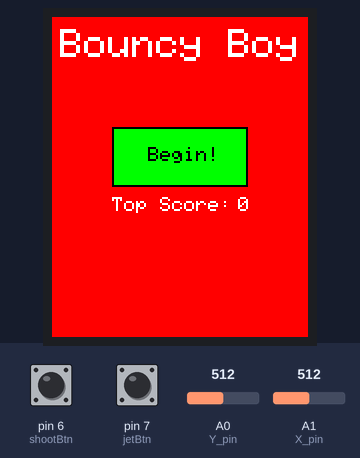
The sketch below on a simulated Arduino Uno, built with avr-gcc and run on an emulated ATmega328P. On the bench: 128×160 colour display. The inputs (shaded band) are chosen by the test bench; at power-on: pin 6 (shootBtn) LOW, A1 (X_pin) = 512, A0 (Y_pin) = 512, pin 7 (jetBtn) LOW. Random numbers use the default seed unless the sketch sets one.

Above: at 1.1 s.
1.2 s: pin 6 (shootBtn) pulled HIGH for 0.15 s
At 1.41 s:
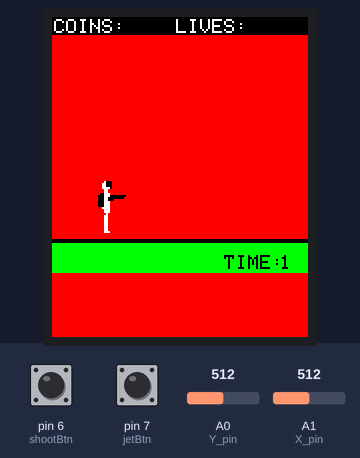
3.7 s: A1 (X_pin) set to 638
5.2 s: A1 (X_pin) set to 668
At 5.51 s:
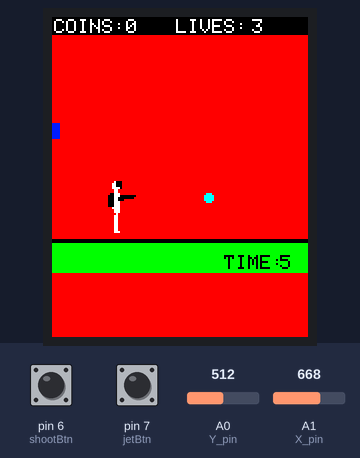
12.7 s: pin 6 (shootBtn) pulled HIGH for 1 s
At 14.04 s:
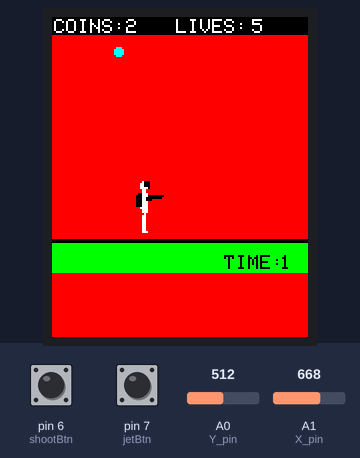
15.2 s: A0 (Y_pin) set to 316
16.7 s: A0 (Y_pin) set to 283
At 17.0 s:
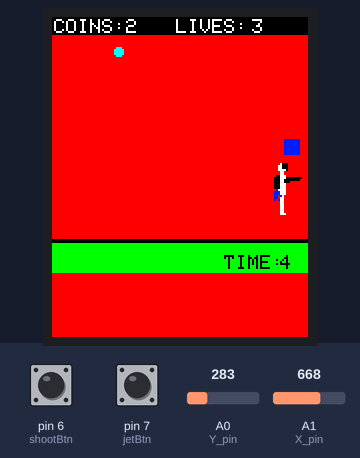
Timing chart, 0 to 19.7 s (numbered marks = the images above; inputs shaded):
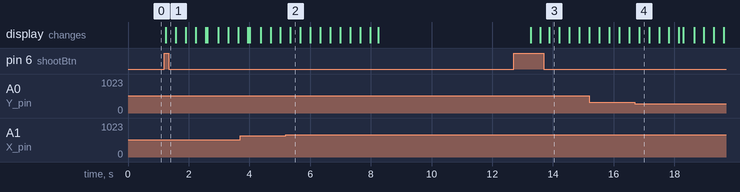

The sketch:

BouncyBoyV1.ino
```cpp
#include <Adafruit_GFX.h>
#include <Adafruit_ST7735.h>
#include <SPI.h>

//Colour constants to be used in the game.
#define BLUE 0xF800
#define BLACK 0x0000
#define WHITE   0xFFFF
#define RED 0x00FF
#define GREEN 0x07E0
#define YELLOW 0x07FF

#define C0 BLUE
#define C1 WHITE
#define C2 BLACK
#define C3 RED
#define C4 RED

#define MENU 1
#define GAME 2
#define DEATH 3

//Initialize the TFT display where 10, 8, 9 correspond to wiring done on the screen.
static Adafruit_ST7735 TFT = Adafruit_ST7735(10, 8, 9);

//2D array to represent the graphics of the player
static unsigned int person[30][20] = {
  {C0,C0,C0,C0,C0,C0,C0,C0,C0,C0,C0,C0,C0,C0,C0,C0,C0,C0,C0,C0},
  {C0,C0,C0,C0,C0,C0,C1,C2,C2,C2,C0,C0,C0,C0,C0,C0,C0,C0,C0,C0},
  {C0,C0,C0,C0,C0,C1,C1,C2,C2,C2,C0,C0,C0,C0,C0,C0,C0,C0,C0,C0},
  {C0,C0,C0,C0,C0,C1,C1,C2,C2,C2,C0,C0,C0,C0,C0,C0,C0,C0,C0,C0},
  {C0,C0,C0,C0,C0,C1,C1,C1,C1,C2,C0,C0,C0,C0,C0,C0,C0,C0,C0,C0},
  {C0,C0,C0,C0,C0,C0,C1,C1,C0,C0,C0,C0,C0,C0,C0,C0,C0,C0,C0,C0},
  {C0,C0,C0,C0,C0,C0,C1,C1,C0,C0,C0,C0,C0,C0,C0,C0,C0,C0,C0,C0},
  {C0,C0,C0,C0,C2,C2,C1,C1,C1,C0,C0,C0,C0,C0,C0,C0,C0,C0,C0,C0},
  {C0,C0,C0,C2,C2,C2,C1,C1,C1,C2,C2,C2,C2,C2,C2,C2,C2,C0,C0,C0},
  {C0,C0,C0,C2,C2,C2,C1,C1,C2,C2,C2,C2,C2,C2,C2,C2,C0,C0,C0,C0},
  {C0,C0,C0,C2,C2,C2,C1,C1,C2,C2,C2,C0,C0,C0,C0,C0,C0,C0,C0,C0},
  {C0,C0,C0,C2,C2,C2,C1,C1,C1,C0,C0,C0,C0,C0,C0,C0,C0,C0,C0,C0},
  {C0,C0,C0,C2,C2,C2,C1,C1,C1,C0,C0,C0,C0,C0,C0,C0,C0,C0,C0,C0},
  {C0,C0,C0,C2,C2,C2,C1,C1,C1,C0,C0,C0,C0,C0,C0,C0,C0,C0,C0,C0},
  {C0,C0,C0,C0,C3,C1,C1,C1,C1,C0,C0,C0,C0,C0,C0,C0,C0,C0,C0,C0},
  {C0,C0,C0,C3,C3,C4,C1,C1,C1,C0,C0,C0,C0,C0,C0,C0,C0,C0,C0,C0},
  {C0,C0,C0,C3,C3,C4,C1,C1,C1,C0,C0,C0,C0,C0,C0,C0,C0,C0,C0,C0},
  {C0,C0,C0,C3,C3,C0,C4,C1,C0,C0,C0,C0,C0,C0,C0,C0,C0,C0,C0,C0},
  {C0,C0,C0,C3,C3,C0,C1,C1,C0,C0,C0,C0,C0,C0,C0,C0,C0,C0,C0,C0},
  {C0,C0,C0,C3,C0,C3,C1,C1,C0,C0,C0,C0,C0,C0,C0,C0,C0,C0,C0,C0},
  {C0,C0,C0,C0,C0,C0,C1,C1,C0,C0,C0,C0,C0,C0,C0,C0,C0,C0,C0,C0},
  {C0,C0,C0,C0,C0,C0,C1,C1,C0,C0,C0,C0,C0,C0,C0,C0,C0,C0,C0,C0},
  {C0,C0,C0,C0,C0,C0,C1,C1,C0,C0,C0,C0,C0,C0,C0,C0,C0,C0,C0,C0},
  {C0,C0,C0,C0,C0,C0,C1,C1,C0,C0,C0,C0,C0,C0,C0,C0,C0,C0,C0,C0},
  {C0,C0,C0,C0,C0,C0,C1,C1,C0,C0,C0,C0,C0,C0,C0,C0,C0,C0,C0,C0},
  {C0,C0,C0,C0,C0,C0,C1,C1,C0,C0,C0,C0,C0,C0,C0,C0,C0,C0,C0,C0},
  {C0,C0,C0,C0,C0,C0,C1,C1,C1,C0,C0,C0,C0,C0,C0,C0,C0,C0,C0,C0},
  {C0,C0,C0,C0,C0,C0,C0,C0,C0,C0,C0,C0,C0,C0,C0,C0,C0,C0,C0,C0},
  {C0,C0,C0,C0,C0,C0,C0,C0,C0,C0,C0,C0,C0,C0,C0,C0,C0,C0,C0,C0},
  {C0,C0,C0,C0,C0,C0,C0,C0,C0,C0,C0,C0,C0,C0,C0,C0,C0,C0,C0,C0}
};

//Important constants for bounds and collisions.
static const int WIDTH = 128;
static const int GROUND = 111;
static const int TOP = 9;

static const int P_WIDTH = 20;
static const int P_HEIGHT = 30;

//Values of the joystick
const int Y_pin = 0; // analog pin connected to X output
const int X_pin = 1; // analog pin connected to Y output

//Values for the two buttons
const int jetBtn = 7;
const int shootBtn = 6;

//This holds what state the game is
//Value is used in main loop to determine what to do
static int gameState = MENU;

//Variables to hold values for the time elapsed since starting a new game
long long int timeStart = millis();
int timeDisplayed = 0;

//Variable to record sesion high score
int topScore = 0;

//Struct to represent the player model
static struct PLAYER {
  int lives = 5;
  int score = 0;
  int x = 20;
  int y = GROUND - P_HEIGHT;
  int velY = 0;
  bool isPowerOn;
} player;

//Struct to represent a bullet (could put in array but arduino will lag too much)
//Stick to only max of one bullet
static struct BULLET {
  int x = 0;
  int y = 0;
  bool isAlive = false;
} bullet;

static struct TARGET {
  int vel = 3;
  int x = 128;
  int y = 50;
  bool isAlive = true;
} target;


static struct BOOST {
  int x = 78;
  int y = 90;
  bool isAlive = true;
} boost;

//Method to draw the player given an x and y, based on the 2D array model
//Draws flames only when player is trying to fly up
void drawPlayer(int x, int y){
  bool fire = false;
  if(analogRead(Y_pin) > 300){
    fire = true;
  }
  for(int i = 0; i < P_HEIGHT; i++){
    for(int k = 0; k < P_WIDTH; k++){
      if(fire){
        if(person[i][k] == C3) TFT.drawPixel(x+k, y+i, BLUE);
        else if(person[i][k] == C4) TFT.drawPixel(x+k, y+i, WHITE);
        else TFT.drawPixel(x+k, y+i, person[i][k]);
      } else TFT.drawPixel(x+k, y+i, person[i][k]);
     }
  }

//Handle leftover pixels when falling down
  if(player.velY > 2)
    TFT.fillRect(player.x, player.y - 5, 20, 5, BLUE);
  else if(player.velY > 1)
    TFT.drawFastHLine(player.x + 5, player.y - 1, 5, BLUE);
   if(isPlayerAbove() == false){TFT.fillRect(player.x+3, player.y-4,6,4,BLUE);}
}

//Method that draws the bullet - called in the bulletUpdate()
//Uses the bullets x and y, needs no params.
void drawBullet(){
  TFT.fillRect(bullet.x - 7, bullet.y, 2, 2, BLUE);
  TFT.fillRect(bullet.x, bullet.y, 2, 2, BLACK);
}

//Method to draw the target.
void drawTarget(){
  TFT.fillRect(target.x + target.vel, target.y, 10, 8, BLUE);
  TFT.fillRect(target.x, target.y, 8, 8, RED);
}

void drawBoost(){
  TFT.fillCircle(boost.x, boost.y, 2, YELLOW);
}

//Returns true if the player is in the air; false otherwise.
bool isPlayerAbove(){
  if(player.y + P_HEIGHT < GROUND) return true;
  return false;
}

//Check all of the bounds to keep the player in the screen
void checkBounds(){
  if(player.x <= 0)
    player.x = 0;
  if(player.x + P_WIDTH >= WIDTH)
    player.x = WIDTH - P_WIDTH;
  if(player.y <= TOP){
    player.y = TOP;
    player.velY = 0;
  }
  if(player.y + P_HEIGHT > GROUND){
    player.y = GROUND - P_HEIGHT;
    player.velY = 0;
  }
}

//***NOTE: Horizontal and Vertical velocity are completely independent of eachother.
void horizontalMovement(){
  if(analogRead(X_pin) < 350){
    player.x += (3 - analogRead(X_pin)/100);
  }
  if(analogRead(X_pin) > 650){
    player.x -= (analogRead(X_pin)/100 - 7);
  }
}

//Work on acceleration downwards.
void verticalMovement(){
   if(isPlayerAbove()){
    if(player.velY > -3 && analogRead(Y_pin) < 300)
      player.velY--;
    else if(player.velY < 4 && analogRead(Y_pin) > 300)
      player.velY++;
   } else {
      if(player.velY > -3 && analogRead(Y_pin) < 300)
        player.velY--;
   }
   delay(15);
   player.y += player.velY;
}

//Function to handle the bullet, handle both when the player shoots, and to delete the bullet from the screen.
void buttonUpdate(){
  bool shot = digitalRead(shootBtn);
  if(bullet.isAlive){
    bullet.x += 7;
    drawBullet();
    if(bullet.x > WIDTH)
      bullet.isAlive = false;
   } else {
     if(shot == HIGH){
        target.vel = 3;
        bullet.y = player.y + 7;
        bullet.x = player.x + 15;
        bullet.isAlive = true;
     }
   }
   //Need to fix how to re write the score
   //Other than that this all works properly.
   if(target.vel == 3 && digitalRead(jetBtn) == HIGH && player.score >= 10){
      TFT.setCursor(37, 1);
      TFT.setTextColor(BLACK);
      TFT.print(player.score);
      player.score -= 10;
      target.vel = 1;
      return;
   }
}

//Check the collision between bullet and target
//Player's score is updated here
bool collision(){
  if(bullet.x + 2 >= target.x && bullet.y >= target.y && bullet.y <= target.y + 8 && bullet.isAlive)
    return true;
  return false;
}

//Collision between player and target, will also be run in the target update
bool playerCollision(){
  if(player.x + P_WIDTH >= target.x && player.x < target.x + 8 && player.y < target.y + 8 && player.y + P_HEIGHT > target.y)
    return true;
  return false;
}

bool hitBoost(){
  if(player.x + P_WIDTH > boost.x && player.x < boost.x + 4 && player.y + P_HEIGHT > boost.y && player.y < boost.y + 4 && boost.isAlive)
    return true;
  return false;
}
void updateScore(){
  TFT.setCursor(37,1);
  TFT.setTextColor(WHITE, BLACK);
  TFT.print(player.score);
  TFT.setCursor(100, 1);
  TFT.print(player.lives);
}

//Rather than check the players score every loop, we will call this in the two conditions where the player may lose a life.
void checkLives(){
  if(player.lives <= 0){
    gameState = DEATH;
  }
}

//This handles the lifecycle of a coin
void boostUpdate(){
  if(boost.isAlive){
    drawBoost();
    if(hitBoost()){
      TFT.fillCircle(boost.x, boost.y, 2, BLUE);
      boost.isAlive = false;
      player.score += 2;
    }
  } else {
    if(random(0, 1000) > 950){
      boost.x = random(10, 90);
      boost.y = random(10,90);
      boost.isAlive = true;
    }
  }
}

//This will handle the lifecycle of the target, and the collision detection
//Check score is called twice here: 1. player is hit 2.target escapes screen
void targetUpdate(){
  //Check collision and update target's location
  if(target.isAlive){
    target.x -= target.vel;
    drawTarget();
    if(collision()){
      player.score++;
      TFT.fillRect(bullet.x - 8, target.y, 18, 10, BLUE);
      bullet.isAlive = false;
      target.isAlive = false;
    }
    if(playerCollision()){
      player.lives--;
      target.isAlive = false;
      TFT.fillRect(target.x, target.y, 8, 8, BLUE);
    }
    //If the target makes it to the end of the screen, lose a life.
    if(target.x + 8 < 0){
      player.lives--;
      target.isAlive = false;
    }
  } else {
    target.isAlive = true;
    target.x = 128;
    target.y = random(10, 88);
  }
}

//Function to keep track of time alive
void timeTrack(){
  long int timeNow = millis();
  if(timeNow - timeStart > 1000){
    timeDisplayed++;
    timeStart = timeNow;
  }
  TFT.setCursor(114, 119);
  TFT.setTextColor(BLACK,GREEN);
  TFT.print(timeDisplayed);
}

//Load the upper header which displays the score and missed.
void setHeader(){
  TFT.setCursor(1,1);
  TFT.setTextColor(WHITE);
  TFT.print("COINS:");
  TFT.setCursor(62,1);
  TFT.print("LIVES: ");
  TFT.setCursor(86,119);
  TFT.setTextColor(BLACK);
  TFT.print("TIME:");
}

//Load the background of the game.
void loadGame(){
  //Reset the player
  player.x = 20;
  player.y = GROUND - P_HEIGHT;
  player.lives = 5;
  player.score = 0;

  TFT.fillScreen(BLUE);
  TFT.drawFastHLine(0, 111, 128, BLACK);
  TFT.drawFastHLine(0, 112, 128, BLACK);
  TFT.fillRect(0, 113, 128, 15, GREEN);
  TFT.fillRect(0, 0, 128, 9, BLACK);
  setHeader();
  drawPlayer(player.x, player.y);
  timeDisplayed = 0;
}

//Initialize the buttons
void buttonSetup(){
  pinMode(shootBtn, INPUT);
  pinMode(jetBtn, INPUT);
}

void setup() {
  TFT.initR(INITR_BLACKTAB);
  TFT.setRotation(2);
  drawMenu();
  buttonSetup();
}

//Drawing the screen after the player dies.
void drawDeathScreen(){
  if(timeDisplayed > topScore) topScore = timeDisplayed;
  TFT.fillScreen(RED);
  TFT.setCursor(13,47);
  TFT.setTextColor(WHITE);
  TFT.setTextSize(2);
  TFT.print("You Died!");
  TFT.setCursor(1,70);
  TFT.setTextSize(1);
  TFT.print("You Lasted: ");
  TFT.setCursor(66,70);
  TFT.print(timeDisplayed);
  TFT.setCursor(80, 70);
  TFT.print("seconds");
  delay(5000);
  gameState = MENU;
}

//Draws the main menu screen
void drawMenu(){
  TFT.fillScreen(BLUE);
  TFT.setTextColor(WHITE);
  TFT.setCursor(4,6);
  TFT.setTextSize(2);
  TFT.print("Bouncy Boy");
  TFT.drawRect(30,55,68,30,BLACK);
  TFT.fillRect(31,56,66,28,GREEN);
  TFT.setCursor(48,65);
  TFT.setTextSize(1);
  TFT.setTextColor(BLACK);
  TFT.print("Begin!");
  TFT.setTextColor(WHITE);
  TFT.setCursor(30,90);
  TFT.print("Top Score:");
  TFT.setCursor(93,90);
  TFT.print(topScore);
  while(gameState == MENU){
    delay(10);
    if(digitalRead(shootBtn) == HIGH){
      loadGame();
      gameState = GAME;}
  }
}

void loop() {
  if(gameState == GAME){
    timeTrack();
    horizontalMovement();
    verticalMovement();
    buttonUpdate();
    checkBounds();
    targetUpdate();
    boostUpdate();
    drawPlayer(player.x, player.y);
    checkLives();
    updateScore();
  } else if (gameState == MENU){
    //Draw the menu and handle new button movement
    drawMenu();
  } else if(gameState == DEATH){
    drawDeathScreen();
  }
}
```

Measured:
- the behaviour switches between 650 and 651 on A1 (X_pin) (found by bisection; images 1 and 2)
- after the input at 1.2 s, the display: changes after 0.05 s (image 1)
